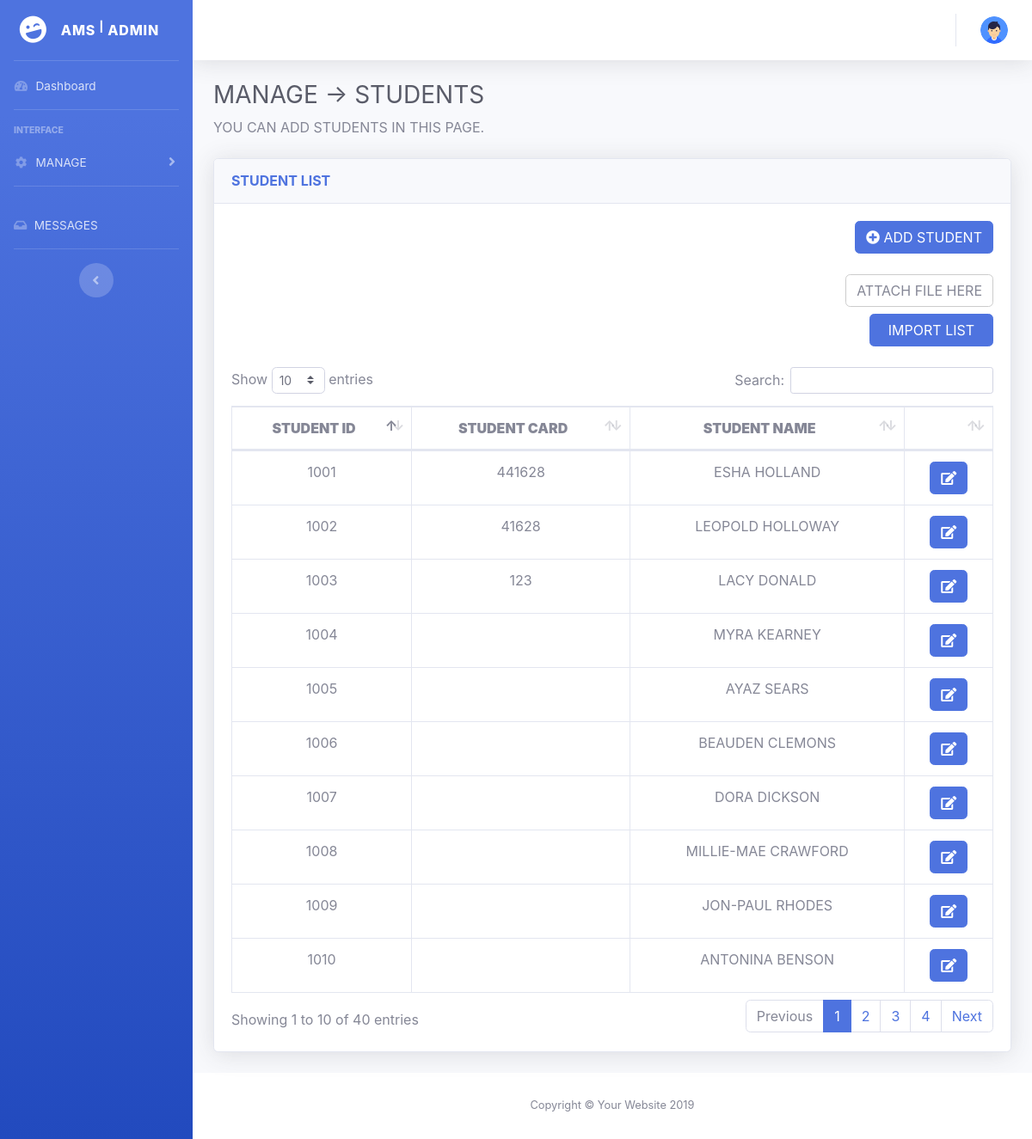
/staelena/admin_students.php, run on the app's committed database.
### tables this page shows
CREATE TABLE `students` (
  `student_id` int(11) NOT NULL,
  `student_card` varchar(45) NOT NULL,
  `student_name` varchar(45) NOT NULL,
  `parents_contact` varchar(10000) NOT NULL
);

### staelena/admin_students.php (the view, shortened to what this page needs)
<?php
include("core.php")
?>
<!DOCTYPE html>
<html lang="en">
<head>
  <link href="vendor/fontawesome-free/css/all.min.css" rel="stylesheet" type="text/css">
  <link href="css/font.css" rel="stylesheet">
  <link href="css/sb-admin-2.min.css" rel="stylesheet">
  <link href="vendor/datatables/dataTables.bootstrap4.min.css" rel="stylesheet">
</head>
<body id="page-top">
  <div id="wrapper">
    <ul class="navbar-nav bg-gradient-primary sidebar sidebar-dark accordion" id="accordionSidebar">
      <a class="sidebar-brand d-flex align-items-center justify-content-center" href="index.html">
        <div class="sidebar-brand-icon rotate-n-15">
          <i class="fas fa-laugh-wink"></i>
        </div>
        <div class="sidebar-brand-text mx-3">AMS <sup>|</sup> ADMIN</div>
      </a>
      <hr class="sidebar-divider my-0">
      <li class="nav-item">
        <a class="nav-link" href="admin_home.php">
          <i class="fas fa-fw fa-tachometer-alt"></i>
          <span>Dashboard</span></a>
      </li>
      <hr class="sidebar-divider">
      <div class="sidebar-heading">
        Interface
      </div>
      <li class="nav-item">
        <a class="nav-link collapsed" href="#" data-toggle="collapse" data-target="#collapseTwo" aria-expanded="true" aria-controls="collapseTwo">
          <i class="fas fa-fw fa-cog"></i>
          <span>MANAGE</span>
        </a>
      </li>
      <hr class="sidebar-divider">
      <li class="nav-item">
        <a class="nav-link" href="admin_message.php">
          <i class="fas fa-inbox"></i>
          <span>MESSAGES</span></a>
      </li>
      <hr class="sidebar-divider d-none d-md-block">
      <div class="text-center d-none d-md-inline">
        <button class="rounded-circle border-0" id="sidebarToggle"></button>
      </div>
    </ul>
    <div id="content-wrapper" class="d-flex flex-column">
      <div id="content">
        <nav class="navbar navbar-expand navbar-light bg-white topbar mb-4 static-top shadow">
          <ul class="navbar-nav ml-auto">
            <li class="nav-item dropdown no-arrow">
              <a class="nav-link dropdown-toggle" href="#" id="userDropdown" role="button" data-toggle="dropdown" aria-haspopup="true" aria-expanded="false">
                <img class="img-profile rounded-circle" src="img/user.png">
              </a>
            </li>
          </ul>
        </nav>
        <div class="container-fluid">
          <h1 class="h3 mb-2 text-gray-800">MANAGE -> STUDENTS</h1>
          <p class="mb-4">YOU CAN ADD STUDENTS IN THIS PAGE.</p>
          <div class="card shadow mb-4">
            <div class="card-header py-3">
              <h6 class="m-0 font-weight-bold text-primary">STUDENT LIST</h6>
            </div>
            <div class="card-body">
              <div class="table-responsive">
                <div align="right">
                  <button class = "btn btn-primary" data-toggle="modal" data-target="#add_student"><i class="fa fa-plus-circle" aria-hidden="true"></i> ADD STUDENT </button>
                    <form method="POST" enctype='multipart/form-data'>
                    <br>
                    <label for="file-upload" class="btn btn-default custom-file-upload">ATTACH FILE HERE</label>
                    <br>
                    <input type="submit" name="uploadstud" class="btn btn-primary" value="&nbsp;&nbsp;IMPORT LIST&nbsp;&nbsp;">
                  </form>
                </div>
                <table class="table table-bordered" id="dataTable" width="100%" cellspacing="0">
                  <br>
                  <thead align="center">
                    <tr>
                      <th><b>STUDENT ID</b></th>
                      <th><b>STUDENT CARD</b></th>
                      <th><b>STUDENT NAME</b></th>
                      <th></th>
                    </tr>
                  </thead>
                  <tbody align="center">
                    <?php
                    $sql = "SELECT * FROM students";
                    $result = mysqli_query($db, $sql);
                    while($row = mysqli_fetch_array($result))
                    {
                    ?>
                    <tr>
                      <td><?php echo strtoupper($row["student_id"]); ?></td>
                      <td><?php echo strtoupper($row["student_card"]); ?></td>
                      <td><?php echo strtoupper($row["student_name"]); ?></td>
                      <td>
                        <button id="<?php echo $row['student_id']; ?>" class="btn btn-primary btn-xs register_card_view a-tooltip">
                          <i class = "fa fa-edit"></i>
                        </button>
                      </td>
                    </tr>
                    <?php
                    }
                    ?>
                  </tbody>
                </table>
              </div>
            </div>
          </div>
        </div>
      </div>
      <footer class="sticky-footer bg-white">
        <div class="container my-auto">
          <div class="copyright text-center my-auto">
            <span>Copyright &copy; Your Website 2019</span>
          </div>
        </div>
      </footer>
    </div>
  </div>
</body>
</html>

### staelena/admin_students.php (style rules this page uses)
.a-tooltip { position: relative; display: inline-block; }
.custom-file-upload { border: 1px solid #ccc; display: inline-block; padding: 6px 12px; cursor: pointer; }

### data on the page
students: student_id "1001", student_card "441628", student_name "ESHA HOLLAND"
students: student_id "1002", student_card "41628", student_name "LEOPOLD HOLLOWAY"
students: student_id "1003", student_card "123", student_name "LACY DONALD"
students: student_id "1004", student_name "MYRA KEARNEY"
students: student_id "1005", student_name "AYAZ SEARS"
students: student_id "1006", student_name "BEAUDEN CLEMONS"
students: student_id "1007", student_name "DORA DICKSON"
students: student_id "1008", student_name "MILLIE-MAE CRAWFORD"
students: student_id "1009", student_name "JON-PAUL RHODES"
students: student_id "1010", student_name "ANTONINA BENSON"
